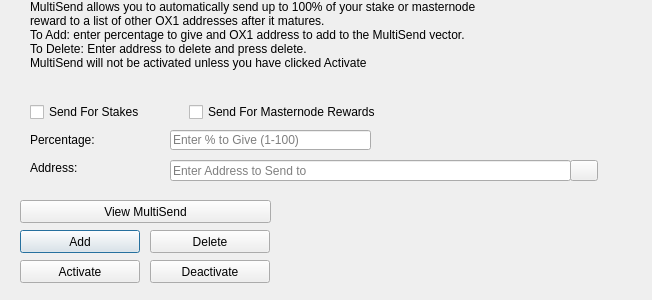
<?xml version="1.0" encoding="UTF-8"?>
<ui version="4.0">
 <class>MultiSendDialog</class>
 <widget class="QDialog" name="MultiSendDialog">
  <property name="windowModality">
   <enum>Qt::NonModal</enum>
  </property>
  <property name="geometry">
   <rect>
    <x>0</x>
    <y>0</y>
    <width>652</width>
    <height>300</height>
   </rect>
  </property>
  <property name="windowTitle">
   <string>MultiSend</string>
  </property>
  <widget class="QLineEdit" name="multiSendPercentEdit">
   <property name="geometry">
    <rect>
     <x>170</x>
     <y>130</y>
     <width>201</width>
     <height>20</height>
    </rect>
   </property>
   <property name="toolTip">
    <string>Enter whole numbers 1 - 100</string>
   </property>
   <property name="placeholderText">
    <string>Enter % to Give (1-100)</string>
   </property>
  </widget>
  <widget class="QLineEdit" name="multiSendAddressEdit">
   <property name="geometry">
    <rect>
     <x>170</x>
     <y>160</y>
     <width>401</width>
     <height>21</height>
    </rect>
   </property>
   <property name="toolTip">
    <string/>
   </property>
   <property name="placeholderText">
    <string>Enter Address to Send to</string>
   </property>
  </widget>
  <widget class="QLabel" name="label_2">
   <property name="geometry">
    <rect>
     <x>30</x>
     <y>0</y>
     <width>451</width>
     <height>121</height>
    </rect>
   </property>
   <property name="lineWidth">
    <number>1</number>
   </property>
   <property name="text">
    <string>MultiSend allows you to automatically send up to 100% of your stake or masternode reward to a list of other OX1 addresses after it matures.
To Add: enter percentage to give and OX1 address to add to the MultiSend vector.
To Delete: Enter address to delete and press delete.
MultiSend will not be activated unless you have clicked Activate</string>
   </property>
   <property name="alignment">
    <set>Qt::AlignLeading|Qt::AlignLeft|Qt::AlignTop</set>
   </property>
   <property name="wordWrap">
    <bool>true</bool>
   </property>
  </widget>
  <widget class="QLabel" name="message">
   <property name="geometry">
    <rect>
     <x>290</x>
     <y>200</y>
     <width>351</width>
     <height>91</height>
    </rect>
   </property>
   <property name="text">
    <string/>
   </property>
  </widget>
  <widget class="QPushButton" name="addButton">
   <property name="geometry">
    <rect>
     <x>20</x>
     <y>230</y>
     <width>120</width>
     <height>23</height>
    </rect>
   </property>
   <property name="toolTip">
    <string/>
   </property>
   <property name="statusTip">
    <string>Add to MultiSend Vector</string>
   </property>
   <property name="text">
    <string>Add</string>
   </property>
  </widget>
  <widget class="QPushButton" name="disableButton">
   <property name="geometry">
    <rect>
     <x>150</x>
     <y>260</y>
     <width>120</width>
     <height>23</height>
    </rect>
   </property>
   <property name="statusTip">
    <string>Deactivate MultiSend</string>
   </property>
   <property name="text">
    <string>Deactivate</string>
   </property>
  </widget>
  <widget class="QPushButton" name="addressBookButton">
   <property name="geometry">
    <rect>
     <x>570</x>
     <y>160</y>
     <width>28</width>
     <height>21</height>
    </rect>
   </property>
   <property name="toolTip">
    <string>Choose an address from the address book</string>
   </property>
   <property name="text">
    <string/>
   </property>
   <property name="icon">
    <iconset resource="../ox1.qrc">
     <normaloff>:/icons/address-book</normaloff>:/icons/address-book</iconset>
   </property>
   <property name="shortcut">
    <string>Alt+A</string>
   </property>
   <property name="autoDefault">
    <bool>false</bool>
   </property>
  </widget>
  <widget class="QLabel" name="label">
   <property name="geometry">
    <rect>
     <x>30</x>
     <y>130</y>
     <width>121</width>
     <height>20</height>
    </rect>
   </property>
   <property name="toolTip">
    <string>Percentage of stake to send</string>
   </property>
   <property name="text">
    <string>Percentage:</string>
   </property>
  </widget>
  <widget class="QLabel" name="label_5">
   <property name="geometry">
    <rect>
     <x>30</x>
     <y>160</y>
     <width>111</width>
     <height>16</height>
    </rect>
   </property>
   <property name="toolTip">
    <string>Address to send portion of stake to</string>
   </property>
   <property name="text">
    <string>Address:</string>
   </property>
  </widget>
  <widget class="QPushButton" name="deleteButton">
   <property name="geometry">
    <rect>
     <x>150</x>
     <y>230</y>
     <width>120</width>
     <height>23</height>
    </rect>
   </property>
   <property name="toolTip">
    <string/>
   </property>
   <property name="statusTip">
    <string>Delete Address From MultiSend Vector</string>
   </property>
   <property name="text">
    <string>Delete</string>
   </property>
  </widget>
  <widget class="QPushButton" name="activateButton">
   <property name="geometry">
    <rect>
     <x>20</x>
     <y>260</y>
     <width>120</width>
     <height>23</height>
    </rect>
   </property>
   <property name="statusTip">
    <string>Activate MultiSend</string>
   </property>
   <property name="text">
    <string>Activate</string>
   </property>
  </widget>
  <widget class="QPushButton" name="viewButton">
   <property name="geometry">
    <rect>
     <x>20</x>
     <y>200</y>
     <width>251</width>
     <height>23</height>
    </rect>
   </property>
   <property name="toolTip">
    <string/>
   </property>
   <property name="statusTip">
    <string>View MultiSend Vector</string>
   </property>
   <property name="text">
    <string>View MultiSend</string>
   </property>
  </widget>
  <widget class="QWidget" name="horizontalLayoutWidget">
   <property name="geometry">
    <rect>
     <x>30</x>
     <y>100</y>
     <width>351</width>
     <height>24</height>
    </rect>
   </property>
   <layout class="QHBoxLayout" name="horizontalLayout">
    <item>
     <widget class="QCheckBox" name="multiSendStakeCheckBox">
      <property name="text">
       <string>Send For Stakes</string>
      </property>
     </widget>
    </item>
    <item>
     <widget class="QCheckBox" name="multiSendMasternodeCheckBox">
      <property name="text">
       <string>Send For Masternode Rewards</string>
      </property>
     </widget>
    </item>
   </layout>
  </widget>
 </widget>
 <resources>
  <include location="../ox1.qrc"/>
 </resources>
 <connections/>
</ui>
